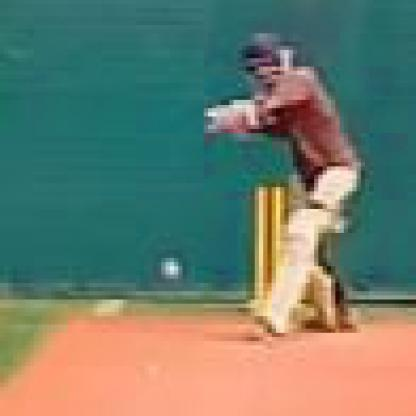
#> input picture Data/train/img_11_JPG.rf.69cf22252f3196f8bd383c80ff2e7adb.jpg, 416 x 416 px, given in place of img_8_JPG.rf.17dd8c10526d744a360cccfadef502c7.jpg, which was not available
$ python main.py
#> lines starting #> are read from the running program, lines starting #| are printed output that depends on the picture
import os
import random
import cv2
import numpy as np
import matplotlib.pyplot as plt
import pandas as pd
from sklearn.model_selection import train_test_split
from sklearn.metrics import classification_report
from keras.models import Sequential
from keras.layers import Input, Conv2D, MaxPooling2D, Flatten, Dense, Dropout, BatchNormalization
from keras.utils import to_categorical

# Global debug flag for visualization
DEBUG = True

# Global list of colors to detect
COLORS = ['red', 'white']

# Global flag to enable or disable middle third cropping
CROP_MIDDLE_THIRD = True

def load_annotations(csv_file):
    """
    Load annotations from a CSV file.

    Parameters:
    csv_file (str): Path to the CSV file containing annotations.

    Returns:
    pd.DataFrame: DataFrame containing the annotations.
    """
#> called with csv_file = 'Data/annotations.csv'
    return pd.read_csv(csv_file)
#> (reads Data/annotations.csv from the repository)

# [159 lines left out: functions draw_boxes, read_and_preprocess_image, create_color_mask, find_and_draw_contours, extract_patches, check_overlap, not called in this run]

def extract_positive_samples(image_dir, annotations_df):
    """
    Extract positive samples (patches containing the ball) from images.

    Parameters:
    image_dir (str): Directory containing image files.
    annotations_df (pd.DataFrame): DataFrame with annotations for image files.

    Returns:
    tuple: A tuple containing lists of positive image patches and their labels.
    """
    positive_images = []
    positive_labels = []

    for _, row in annotations_df.iterrows():
        image_path = os.path.join(image_dir, row['filename'])
        img = load_image(image_path)
#> in load_image, img is the input picture: shape (416, 416, 3); mean B, G, R 110, 124.6, 109

        bbox = (row['xmin'], row['ymin'], row['xmax'], row['ymax'])
        positive_patch = extract_positive_patch(img, bbox)
#> in extract_positive_patch, `patch = img[patch_y:patch_y + patch_size, patch_x:patch_x + patch_size]`:
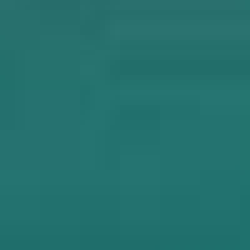
#> patch: shape (50, 50, 3) (shown 5 times larger); mean B, G, R 110.3, 113.5, 36.3
        positive_images.append(positive_patch)
        positive_labels.append(1)  # 1 means ball is present
#> pass 2 of the loop in extract_positive_samples, `for _, row in annotations_df.iterrows():`:
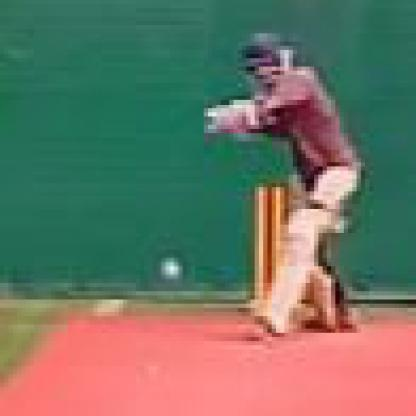
#> input picture Data/train/img_11_JPG.rf.992d5bf12a894146a463b84b96f8ff18.jpg, 416 x 416 px, given in place of img_69_JPG.rf.13b409294be631837d165c1b7c9c66e7.jpg, which was not available
#> in load_image, img is the input picture: shape (416, 416, 3); mean B, G, R 100.8, 116.2, 109.4
#> in extract_positive_patch (call 2), `patch = img[patch_y:patch_y + patch_size, patch_x:patch_x + patch_size]`:
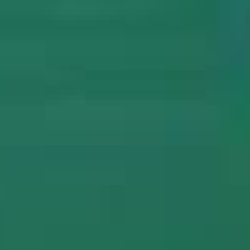
#> patch: shape (50, 50, 3) (shown 5 times larger); mean B, G, R 89.4, 110.7, 35.1

    return positive_images, positive_labels

def extract_positive_patch(img, bbox):
    """
    Extract a centered positive image patch containing the ball.

    Parameters:
    img (np.array): Image from which to extract the patch.
    bbox (tuple): Bounding box coordinates (x_min, y_min, x_max, y_max).

    Returns:
    np.array: Centered positive image patch.
    """
    x_min, y_min, x_max, y_max = bbox
    cx, cy = (x_min + x_max) // 2, (y_min + y_max) // 2
    patch_size = 50
    patch_x, patch_y = max(0, cx - patch_size // 2), max(0, cy - patch_size // 2)

    # Ensure the patch does not go outside the image boundaries
    patch_x = min(patch_x, img.shape[1] - patch_size)
    patch_y = min(patch_y, img.shape[0] - patch_size)

    # Extract the patch
    patch = img[patch_y:patch_y + patch_size, patch_x:patch_x + patch_size]
    return patch

# [40 lines left out: function extract_negative_samples, not called in this run]

def prepare_data_for_cnn(image_dir, annotations_df):
    """
    Prepare data for training the CNN model by extracting image patches and labels.

    Parameters:
    image_dir (str): Directory containing image files.
    annotations_df (pd.DataFrame): DataFrame with annotations for image files.

    Returns:
    tuple: A tuple containing the images array and labels array.
    """
    images, labels = [], []

    # Extract positive samples
    positive_images, positive_labels = extract_positive_samples(image_dir, annotations_df)
    images.extend(positive_images)
    labels.extend(positive_labels)

    # Calculate the number of positive samples
    num_positive_samples = len(positive_labels)

    # Initialize counters for debugging
    total_negative_extracted = 0
    total_negative_used = 0

    # Generate random negative samples (not containing the ball)
    negative_images = []
    for _, row in annotations_df.iterrows():
        image_path = os.path.join(image_dir, row['filename'])
        img = load_image(image_path)

        # Extract positive bounding box
        bbox = (row['xmin'], row['ymin'], row['xmax'], row['ymax'])

        negative_patches = extract_negative_samples(img, [bbox])

        # Update total extracted negatives
        total_negative_extracted += len(negative_patches)

        for negative_patch in negative_patches:
            if negative_patch.shape == (50, 50, 3):  # Check if the negative patch is the correct size and channels
                negative_images.append(negative_patch)

    # Shuffle negative images and select a subset equal to the number of positive samples
    random.shuffle(negative_images)
    selected_negative_images = negative_images[:num_positive_samples]

    # Add selected negative samples to the images and labels
    images.extend(selected_negative_images)
    labels.extend([0] * len(selected_negative_images))

    # Update total used negatives
    total_negative_used = len(selected_negative_images)

    if DEBUG:
        print(f"Total negative patches extracted: {total_negative_extracted}")
        print(f"Total negative patches used: {total_negative_used}")
        print(f"Total positive patches used: {num_positive_samples}")

    images = np.array(images).reshape(-1, 50, 50, 3) / 255.0
    labels = np.array(labels)

    return images, labels

# [64 lines left out: functions train_cnn_model, build_cnn_model, not called in this run]


def load_image(image_path):
    """
    Load an image in grayscale.

    Parameters:
    image_path (str): Path to the image file.

    Returns:
    np.array: Loaded image in grayscale.
    """
    img = cv2.imread(image_path)
    if img is None:
#> (the run stopped early here; a loop or call above may not have finished)
